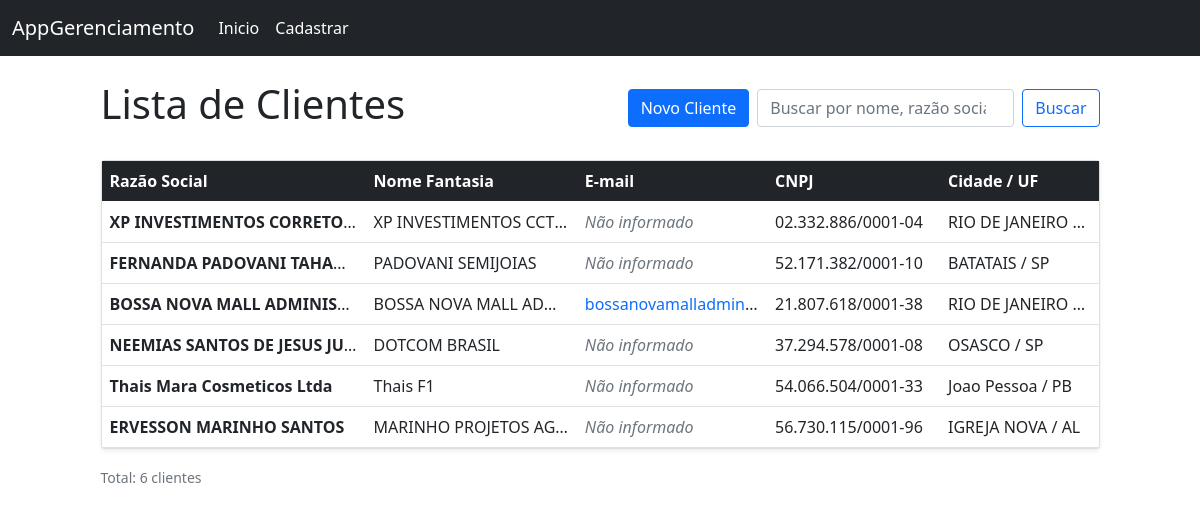
The page / on the database its author committed.
### gerencia/models.py (models this page shows, shortened)
class Clientes(models.Model):
  nome_fantasia = models.CharField(max_length=255, null=False, blank=False, validators=[MinLengthValidator(3)])
  razao_social = models.CharField(max_length=255, null=False, unique=True, validators=[MinLengthValidator(3)])
  cnpj = models.CharField(max_length=14, unique=True, null=False, blank=False, validators=[validar_cnpj, MinLengthValidator(14, 'CNPJ deve conter exatamente 14 dígitos numéricos.')])
  inscricao_municipal = models.CharField(unique=True, validators=[MinLengthValidator(5)])
  inscricao_estadual = models.CharField(unique=True, validators=[MinLengthValidator(5)])
  data_insercao = models.DateTimeField(auto_now_add=True)
  Ultima_edicao = models.DateTimeField(auto_now=True)

class Enderecos(models.Model):
  uf_choices = [
    ('AC', 'AC'), ('AL', 'AL'), ('AP', 'AP'), ('AM', 'AM'),
    ('BA', 'BA'), ('CE', 'CE'), ('DF', 'DF'), ('ES', 'ES'),
    ('GO', 'GO'), ('MA', 'MA'), ('MT', 'MT'), ('MS', 'MS'),
    ('MG', 'MG'), ('PA', 'PA'), ('PB', 'PB'), ('PR', 'PR'),
    ('PE', 'PE'), ('PI', 'PI'), ('RJ', 'RJ'), ('RN', 'RN'),
    ('RS', 'RS'), ('RO', 'RO'), ('RR', 'RR'), ('SC', 'SC'),
    ('SP', 'SP'), ('SE', 'SE'), ('TO', 'TO'),
  ]
  logradoro = models.CharField(max_length=255, null=False, blank=False, validators=[MinLengthValidator(3)])
  complemento = models.CharField(max_length=255, null=True, blank=True)
  bairro = models.CharField(max_length=255, null=False, blank=False, validators=[MinLengthValidator(3)])
  municipio = models.CharField(max_length=255, null=False, blank=False, validators=[MinLengthValidator(3)])
  uf = models.CharField(max_length=2, choices=uf_choices, validators=[MinLengthValidator(2, 'UF deve conter exatamente 2 letras.')])
  cep = models.CharField(max_length=8, null=False, blank=False, validators=[MinLengthValidator(8, 'CEP deve conter exatamente 8 dígitos numéricos.')])
  cliente = models.OneToOneField(Clientes, on_delete=models.CASCADE, related_name="endereco")

class Contatos(models.Model):
  telefone = models.CharField(max_length=10, null=False, blank=False, validators=[MinLengthValidator(10, 'Telefone deve conter 10 dígitos numéricos (DDD + número!).')])
  celular = models.CharField(max_length=11, null=True, blank=True)
  whatsapp = models.BooleanField(default=False)
  email = models.EmailField(max_length=100, null=True, blank=True)
  url = models.URLField(max_length=255, null=True, blank=True)
  cliente = models.OneToOneField(Clientes, on_delete=models.CASCADE, related_name="contatos")

### gerencia/views.py (the view)
# urls.py: path('', home, name='home'),
def home(request):
  query = request.GET.get('q', '')
  clientes = Clientes.objects.select_related('endereco', 'contatos').all()
  if query:
        clientes = clientes.filter(
            Q(nome_fantasia__icontains=query) |
            Q(razao_social__icontains=query) |
            Q(cnpj__icontains=query)
        )
  context = {'clientes': clientes, 'query': query}
  return render(request, 'home.html', context)

### gerencia/templates/home.html (shortened to what this page needs)
{% extends 'base.html' %}
{% block content %}
<div class="container py-4">
  <div class="row justify-content-center">
    <div class="col-md-11">
      <div class="d-flex justify-content-between align-items-center mb-4">
        <h1>Lista de Clientes</h1>
        <div class="d-flex">
          <a href="{% url 'register' %}" class="btn btn-primary">
             Novo Cliente
          </a>
          <form method="get" class="d-flex" role="search">
            <input
              class="form-control mx-2"
              type="search"
              placeholder="Buscar por nome, razão social ou CNPJ..."
              name="q"
              value="{{ request.GET.q|default:'' }}">
            <button class="btn btn-outline-primary" type="submit">Buscar</button>
          </form>
        </div>
      </div>
      <div class="card shadow-sm">
        <div class="card-body p-0">
          <div class="table-responsive">
            <table class="table table-hover mb-0">
              <thead class="table-dark">
                <tr>
                  <th>Razão Social</th>
                  <th>Nome Fantasia</th>
                  <th>E-mail</th>
                  <th>CNPJ</th>
                  <th>Cidade / UF</th>
                </tr>
              </thead>
              <tbody id="clientes-tbody">
                {% for cliente in clientes %}
                <tr onclick="window.location='{% url 'cliente' cliente.pk %}'" style="cursor: pointer;" class="align-middle">
                  <td class="text-truncate" style="max-width: 250px;" data-bs-toggle="tooltip" data-bs-placement="top" title="{{ cliente.razao_social }}">
                    <strong>{{ cliente.razao_social }}</strong>
                  </td>
                  <td class="text-truncate" style="max-width: 200px;" data-bs-toggle="tooltip" data-bs-placement="top" title="{{ cliente.nome_fantasia }}">
                    {% if cliente.nome_fantasia %}
                      {{ cliente.nome_fantasia }}
                    {% else %}
                      <span class="text-muted fst-italic">Não informado</span>
                    {% endif %}
                  </td>
                  <td class="text-truncate" style="max-width: 180px;" data-bs-toggle="tooltip" data-bs-placement="top" title="{{ cliente.contatos.email }}">
                    {% if cliente.contatos.email %}
                      <span class="text-primary">{{ cliente.contatos.email }}</span>
                    {% else %}
                      <span class="text-muted fst-italic">Não informado</span>
                    {% endif %}
                  </td>
                  <td class="cnpj text-nowrap">{{ cliente.cnpj }}</td>
                  <td class="text-truncate" style="max-width: 150px;" data-bs-toggle="tooltip" data-bs-placement="top" title="{{ cliente.endereco.municipio }} - {{ cliente.endereco.uf }}">
                    {% if cliente.endereco %}
                      {{ cliente.endereco.municipio }} / {{ cliente.endereco.uf }}
                    {% else %}
                      <span class="text-muted fst-italic">Sem endereço</span>
                    {% endif %}
                  </td>
                </tr>
                {% endfor %}
              </tbody>
            </table>
          </div>
        </div>
      </div>
      {% if clientes %}
      <div class="mt-3 text-muted">
        <small>Total: {{ clientes|length }} cliente{{ clientes|length|pluralize }}</small>
      </div>
      {% endif %}
    </div>
  </div>
</div>
{% endblock %}

### gerencia/templates/base.html (shortened to what this page needs)
<!doctype html>
<html lang="en">
  <head>
    <link href="https://cdn.jsdelivr.net/npm/bootstrap@5.0.2/dist/css/bootstrap.min.css" rel="stylesheet">
  </head>
  <body>
    {% include 'navbar.html' %}
    <div class="container">
    {% block content %}
    {% endblock %}
    </div>
  </body>
</html>

### gerencia/templates/navbar.html (shortened to what this page needs)
<nav class="navbar navbar-expand-lg navbar-dark bg-dark">
  <div class="container-fluid">
    <a class="navbar-brand" href="{% url 'home' %}">AppGerenciamento</a>
    <div class="collapse navbar-collapse" id="navbarSupportedContent">
      <ul class="navbar-nav me-auto mb-2 mb-lg-0">
        <li class="nav-item">
          <a class="nav-link active" aria-current="page" href="{% url 'home' %}">Inicio</a>
        </li>
        <li class="nav-item">
          <a class="nav-link active" aria-current="page" href="{% url 'register' %}">Cadastrar</a>
        </li>
      </ul>
    </div>
  </div>
</nav>

### rows shown on the page
Clientes: razao_social "XP INVESTIMENTOS CORRETO…", nome_fantasia "XP INVESTIMENTOS CCT…", shows "Não informado", endereco.municipio "RIO DE JANEIRO"
Clientes: razao_social "FERNANDA PADOVANI TAHA…", nome_fantasia "PADOVANI SEMIJOIAS", shows "Não informado", endereco.municipio "BATATAIS", endereco.uf "SP"
Clientes: razao_social "BOSSA NOVA MALL ADMINIS…", nome_fantasia "BOSSA NOVA MALL AD…", contatos.email "bossanovamalladmin…", endereco.municipio "RIO DE JANEIRO"
Clientes: razao_social "NEEMIAS SANTOS DE JESUS JU…", nome_fantasia "DOTCOM BRASIL", shows "Não informado", endereco.municipio "OSASCO", endereco.uf "SP"
Clientes: razao_social "Thais Mara Cosmeticos Ltda", nome_fantasia "Thais F1", shows "Não informado", endereco.municipio "Joao Pessoa", endereco.uf "PB"
Clientes: razao_social "ERVESSON MARINHO SANTOS", nome_fantasia "MARINHO PROJETOS AG…", shows "Não informado", endereco.municipio "IGREJA NOVA", endereco.uf "AL"

### other values the page prints
{{ clientes|length }} "6"
